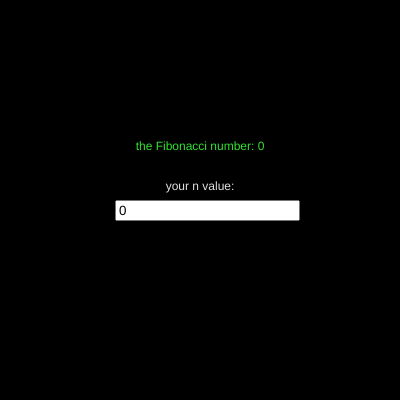
Frame 1 (no input)
Frame 60 (no input): identical to frame 1, image omitted
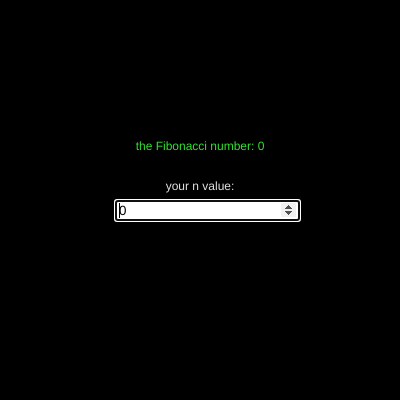
Frame 120 (the mouse pressed at the canvas centre since frame 60)

The p5.js sketch that drew these frames (run headless with seeded random() and noise() and a simulated clock; from frame 60 on, the mouse is pressed at the canvas centre):

// p5.js sketch
// ── sketch.js
//-----------------------------------------------------------
// Shyla Agrawal
// 7/8/24
// fibonacchi sequence 
//----------------------------------------------------------- 

//global variables
let n;
let inp; 
let fibNum = 0;
let sequence;

function setup() {
  createCanvas(400, 400);
  //making the input box
  inp = createInput("0", "number")
  inp.position(115, 200)
  inp.input(update)
}

function update(){
  //changing the input to a useable variable
  let n = inp.value()
  //creating an array
  sequence = [0, 1]
  
  //loop for calculating the number every time the n updates
  for(let k = 2; k <= n; k++){
    sequence.push(sequence[k-1] + sequence[k-2])
    fibNum = sequence[k]
  }
}

function draw() {
  //how the screen looks
  background(0)
  textAlign(CENTER)
  fill(50, 225, 50)
  text("the Fibonacci number: " + fibNum, 200, 150)
  fill(225)
  text("your n value:", 200, 190)
}
